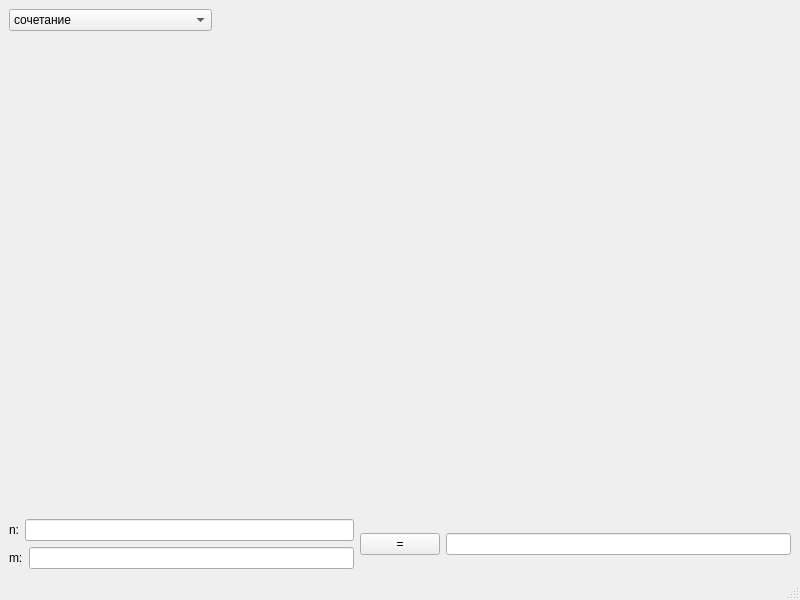
<?xml version="1.0" encoding="UTF-8"?>
<ui version="4.0">
 <class>MainWindow</class>
 <widget class="QMainWindow" name="MainWindow">
  <property name="geometry">
   <rect>
    <x>0</x>
    <y>0</y>
    <width>800</width>
    <height>600</height>
   </rect>
  </property>
  <property name="windowTitle">
   <string>MainWindow</string>
  </property>
  <widget class="QWidget" name="centralwidget">
   <layout class="QGridLayout" name="gridLayout_3">
    <item row="0" column="0">
     <widget class="QComboBox" name="comboBox">
      <item>
       <property name="text">
        <string>сочетание</string>
       </property>
      </item>
      <item>
       <property name="text">
        <string>теория вероятности</string>
       </property>
      </item>
      <item>
       <property name="text">
        <string>перемещение</string>
       </property>
      </item>
      <item>
       <property name="text">
        <string>перестановка с повторениями</string>
       </property>
      </item>
     </widget>
    </item>
    <item row="0" column="1">
     <spacer name="horizontalSpacer_3">
      <property name="orientation">
       <enum>Qt::Horizontal</enum>
      </property>
      <property name="sizeHint" stdset="0">
       <size>
        <width>554</width>
        <height>20</height>
       </size>
      </property>
     </spacer>
    </item>
    <item row="0" column="2" rowspan="2">
     <spacer name="verticalSpacer">
      <property name="orientation">
       <enum>Qt::Vertical</enum>
      </property>
      <property name="sizeHint" stdset="0">
       <size>
        <width>20</width>
        <height>446</height>
       </size>
      </property>
     </spacer>
    </item>
    <item row="1" column="0">
     <spacer name="verticalSpacer_2">
      <property name="orientation">
       <enum>Qt::Vertical</enum>
      </property>
      <property name="sizeHint" stdset="0">
       <size>
        <width>20</width>
        <height>415</height>
       </size>
      </property>
     </spacer>
    </item>
    <item row="2" column="0" colspan="3">
     <layout class="QGridLayout" name="gridLayout_2">
      <item row="0" column="0">
       <layout class="QHBoxLayout" name="horizontalLayout">
        <item>
         <spacer name="horizontalSpacer">
          <property name="orientation">
           <enum>Qt::Horizontal</enum>
          </property>
          <property name="sizeHint" stdset="0">
           <size>
            <width>40</width>
            <height>20</height>
           </size>
          </property>
         </spacer>
        </item>
        <item>
         <widget class="QLabel" name="imgLabel">
          <property name="text">
           <string/>
          </property>
         </widget>
        </item>
        <item>
         <spacer name="horizontalSpacer_2">
          <property name="orientation">
           <enum>Qt::Horizontal</enum>
          </property>
          <property name="sizeHint" stdset="0">
           <size>
            <width>40</width>
            <height>20</height>
           </size>
          </property>
         </spacer>
        </item>
       </layout>
      </item>
      <item row="1" column="0">
       <layout class="QGridLayout" name="gridLayout">
        <item row="0" column="0">
         <layout class="QVBoxLayout" name="verticalLayout">
          <item>
           <layout class="QHBoxLayout" name="horizontalLayout_2">
            <item>
             <widget class="QLabel" name="nLabel">
              <property name="text">
               <string>n:</string>
              </property>
             </widget>
            </item>
            <item>
             <widget class="QLineEdit" name="nLinEdit"/>
            </item>
           </layout>
          </item>
          <item>
           <layout class="QHBoxLayout" name="horizontalLayout_3">
            <item>
             <widget class="QLabel" name="label">
              <property name="text">
               <string>m:</string>
              </property>
             </widget>
            </item>
            <item>
             <widget class="QLineEdit" name="mLineEdit"/>
            </item>
           </layout>
          </item>
         </layout>
        </item>
        <item row="0" column="1">
         <widget class="QPushButton" name="pushButton">
          <property name="text">
           <string>=</string>
          </property>
         </widget>
        </item>
        <item row="0" column="2">
         <widget class="QLineEdit" name="answerLineEdit"/>
        </item>
       </layout>
      </item>
     </layout>
    </item>
   </layout>
  </widget>
  <widget class="QMenuBar" name="menubar">
   <property name="geometry">
    <rect>
     <x>0</x>
     <y>0</y>
     <width>800</width>
     <height>22</height>
    </rect>
   </property>
  </widget>
  <widget class="QStatusBar" name="statusbar"/>
 </widget>
 <resources/>
 <connections/>
</ui>
